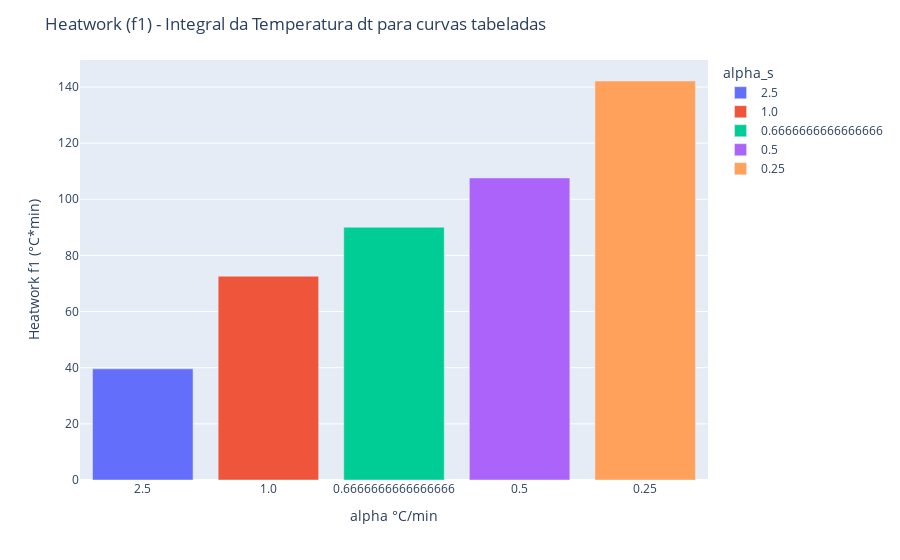

Notebook code for this chart:
### Code cell
fig = go.Figure()
energia = [np.sum(curve) / 1000 for curve in curves_std]
tab_data['energia'] = energia
tab_data['alpha_s'] = tab_data['alpha'].astype(str)
fig = px.bar(tab_data, x='alpha_s', y='energia', color = 'alpha_s')

fig.update_layout(title = 'Heatwork (f1) - Integral da Temperatura dt para curvas tabeladas',
                 xaxis_title = 'alpha °C/min',
                  yaxis_title = 'Heatwork f1 (°C*min)'           
                 )
fig

### Figure 1 — Plotly figure (JSON) as saved in the notebook; plotly's stock layout.template omitted (floating-point values rounded to 4 significant figures)
{"data": [{"alignmentgroup": "True", "hovertemplate": "alpha_s=%{x}<br>energia=%{y}<extra></extra>", "legendgroup": "2.5", "marker": {"color": "#636efa", "pattern": {"shape": ""}}, "name": "2.5", "offsetgroup": "2.5", "orientation": "v", "showlegend": true, "textposition": "auto", "type": "bar", "x": ["2.5"], "xaxis": "x", "y": [39.59], "yaxis": "y"}, {"alignmentgroup": "True", "hovertemplate": "alpha_s=%{x}<br>energia=%{y}<extra></extra>", "legendgroup": "1.0", "marker": {"color": "#EF553B", "pattern": {"shape": ""}}, "name": "1.0", "offsetgroup": "1.0", "orientation": "v", "showlegend": true, "textposition": "auto", "type": "bar", "x": ["1.0"], "xaxis": "x", "y": [72.59], "yaxis": "y"}, {"alignmentgroup": "True", "hovertemplate": "alpha_s=%{x}<br>energia=%{y}<extra></extra>", "legendgroup": "0.6666666666666666", "marker": {"color": "#00cc96", "pattern": {"shape": ""}}, "name": "0.6666666666666666", "offsetgroup": "0.6666666666666666", "orientation": "v", "showlegend": true, "textposition": "auto", "type": "bar", "x": ["0.6666666666666666"], "xaxis": "x", "y": [90.03], "yaxis": "y"}, {"alignmentgroup": "True", "hovertemplate": "alpha_s=%{x}<br>energia=%{y}<extra></extra>", "legendgroup": "0.5", "marker": {"color": "#ab63fa", "pattern": {"shape": ""}}, "name": "0.5", "offsetgroup": "0.5", "orientation": "v", "showlegend": true, "textposition": "auto", "type": "bar", "x": ["0.5"], "xaxis": "x", "y": [107.6], "yaxis": "y"}, {"alignmentgroup": "True", "hovertemplate": "alpha_s=%{x}<br>energia=%{y}<extra></extra>", "legendgroup": "0.25", "marker": {"color": "#FFA15A", "pattern": {"shape": ""}}, "name": "0.25", "offsetgroup": "0.25", "orientation": "v", "showlegend": true, "textposition": "auto", "type": "bar", "x": ["0.25"], "xaxis": "x", "y": [142.1], "yaxis": "y"}], "layout": {"barmode": "relative", "legend": {"title": {"text": "alpha_s"}, "tracegroupgap": 0}, "margin": {"t": 60}, "title": {"text": "Heatwork (f1) - Integral da Temperatura dt para curvas tabeladas"}, "xaxis": {"anchor": "y", "categoryarray": ["2.5", "1.0", "0.6666666666666666", "0.5", "0.25"], "categoryorder": "array", "domain": [0, 1], "title": {"text": "alpha °C/min"}}, "yaxis": {"anchor": "x", "domain": [0, 1], "title": {"text": "Heatwork f1 (°C*min)"}}}}
